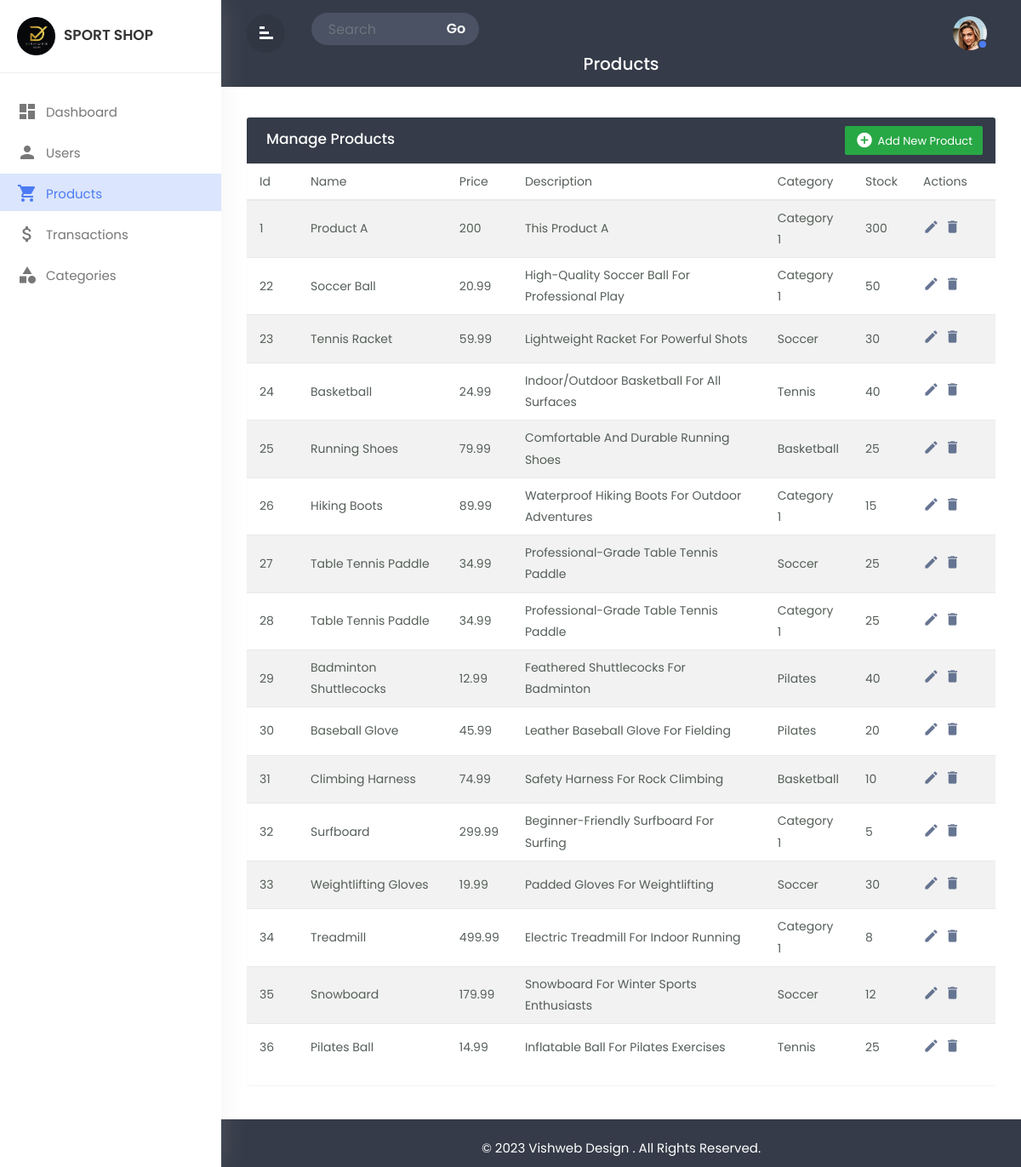
/admin/products.php, run on the app's committed database.
### tables this page shows
CREATE TABLE `products` (
  `id` int(11) NOT NULL,
  `name` varchar(255) DEFAULT NULL,
  `price` float DEFAULT NULL,
  `description` varchar(255) DEFAULT NULL,
  `categoryId` int(11) DEFAULT NULL,
  `stock` int(11) DEFAULT NULL,
  `isDeleted` tinyint(1) NOT NULL DEFAULT 0
);

CREATE TABLE `categorys` (
  `id` int(11) NOT NULL,
  `name` varchar(255) DEFAULT NULL,
  `isDeleted` tinyint(1) NOT NULL DEFAULT 0
);

### backend/dbFiles/constraints.php (called while the page is built)
<?php
class Constraints{
    public static function addForignKey($tableName, $columnName, $referenceTableName, $referenceColumnName){
        $conn =Connect::makeConnection();
        $sql = "ALTER TABLE $tableName ADD FOREIGN KEY ($columnName) REFERENCES $referenceTableName($referenceColumnName)";
        $stmt = $conn->prepare($sql);
        $stmt->execute();
    }
}
?>

### backend/models/product.php (called while the page is built, shortened)
<?php
class Product extends DBParent{
    public function __construct(){
        Constraints::addForignKey("products", "categoryId", "categorys", "id");
    }
}
?>

### backend/models/dbparent.php (called while the page is built, shortened)
<?php
Class DBParent{
    public string $table = "";
    protected $conn;
    function __construct()
    {
        $this->table = strtolower(get_class($this)) . "s";
        $this->conn = Connect::makeConnection();
        $sql = "SELECT * FROM information_schema.tables WHERE table_schema = 'vishweb' AND table_name = '$this->table' LIMIT 1";
        $stmt = $this->conn->prepare($sql);
        $stmt->execute();
        $result = $stmt->fetch(PDO::FETCH_ASSOC);
        if(!$result){
            $sql = "";
            $sql .= "create table if not exists " . $this->table . " (";
            $sql .= "id int auto_increment PRIMARY KEY,";
            foreach($this as $key => $value){
                if($key == "id" || $key == "isDeleted" || $key == "table" || $key == "conn")
                    continue;
                $type = "varchar(255)";
                if(gettype($value) == "integer")
                    $type = "int";
                else if(gettype($value) == "double")
                    $type = "float";
                else if(gettype($value) == "boolean")
                    $type = "boolean";
                else if(gettype($value) == "array")
                    $type = "json";
                $sql .= $key . " " . $type . ",";
            }
            $sql .= "isDeleted boolean not null default false";
            $sql .= ");";
            $stmt = $this->conn->prepare($sql);
            $stmt->execute();
        }
    }
    public function getById($id){
        $sql = "SELECT * FROM " . $this->table . " WHERE id = :id AND isDeleted = 0";
        $stmt = $this->conn->prepare($sql);
        $stmt->bindParam(':id', $id);
        $stmt->execute();
        $result = $stmt->fetch(PDO::FETCH_ASSOC);
        $object = new $this;
        foreach($result as $key => $value){
            if(gettype($object->$key) == "array")
                $object->$key = json_decode($value);
            else
                $object->$key = $value;
        }
        return $object;
    }
    public function getAll(){
        $sql = "SELECT * FROM " . $this->table . " WHERE isDeleted = 0";
        $stmt = $this->conn->prepare($sql);
        $stmt->execute();
        $result = $stmt->fetchAll(PDO::FETCH_ASSOC);
        $objects = array();
        foreach($result as $row){
            $object = new $this;
            foreach($row as $key => $value){
                if(gettype($object->$key) == "array")
                    $object->$key = json_decode($value);
                else
                    $object->$key = $value;
            }
            array_push($objects, $object);
        }
        return $objects;
    }
}
?>

### backend/dbFiles/connection.php (called while the page is built)
<?php
class Connect
{
    private static $serverName = 'localhost';
    private static $username = 'root';
    private static $password = '';
    private static $database = 'ecommerce';
    public static function makeConnection()
    {
        try {
            $conn = new PDO("mysql:host=" . self::$serverName . ";dbname=" . self::$database, self::$username, self::$password);
            $conn->setAttribute(PDO::ATTR_ERRMODE, PDO::ERRMODE_EXCEPTION);
            return $conn;
        } catch (PDOException $e) {
            echo "Connection failed: " . $e->getMessage();
            return null;
        }
    }
}
?>

### admin/products.php (the view, shortened to what this page needs)
<?php
$product = new Product();
$products = $product->getAll();
$category = new Category();
$image = new Image();
?>
<!doctype html>
<html lang="en">
  <head>
        <link rel="stylesheet" href="css/bootstrap.min.css">
        <link rel="stylesheet" href="css/custom.css">
  </head>
  <body>
<div class="wrapper">
	 <div id="sidebar">
	    <div class="sidebar-header">
		   <h3><img src="img/logo.png" class="img-fluid"/><span>Sport Shop</span></h3>
		</div>
		<ul class="list-unstyled component m-0">
		  <li >
		  	<a href="index.php" class="dashboard"><i class="material-icons">dashboard</i>Dashboard </a>
		  </li>
		  <li >
		  	<a href="users.php" class="users"><i class="material-icons">person</i>Users</a>
		  </li>
		  <li class="active">
		  	<a href="products.php" class="products"><i class="material-icons">shopping_cart</i>Products</a>
		  </li>
		  <li>
		  	<a href="transactions.php" class="transactions"><i class="material-icons">attach_money</i>Transactions</a>
		  </li>
		  <li>
		  	<a href="categories.php" class="categories"><i class="material-icons">category</i>Categories</a>
		  </li>
		</ul>
	 </div>
<div id="content">
	<div class="top-navbar">
		<div class="xd-topbar">
			<div class="row">
				<div class="col-2 col-md-1 col-lg-1 order-2 order-md-1 align-self-center">
					<div class="xp-menubar">
						<span class="material-icons text-white">signal_cellular_alt</span>
					</div>
				</div>
				<div class="col-md-5 col-lg-3 order-3 order-md-2">
					<div class="xp-searchbar">
						<form>
							<div class="input-group">
								<input type="search" class="form-control" placeholder="Search">
								<div class="input-group-append">
									<button class="btn" type="submit" id="button-addon2">Go</button>
								</div>
							</div>
						</form>
					</div>
				</div>
				<div class="col-10 col-md-6 col-lg-8 order-1 order-md-3">
					<div class="xp-profilebar text-right">
						<nav class="navbar p-0">
							<ul class="nav navbar-nav flex-row ml-auto">
								<li class="dropdown nav-item">
									<a class="nav-link" href="#" data-toggle="dropdown">
										<img src="img/user.jpg" style="width:40px; border-radius:50%;" />
										<span class="xp-user-live"></span>
									</a>
								</li>
							</ul>
						</nav>
					</div>
				</div>
			</div>
			<div class="xp-breadcrumbbar text-center">
				<h4 class="page-title">Products</h4>
			</div>
		</div>
	</div>
	<div class="main-content">
		<div class="row">
			<div class="col-md-12">
				<div class="table-wrapper">
					<div class="table-title">
						<div class="row">
							<div class="col-sm-6 p-0 flex justify-content-lg-start justify-content-center">
								<h2 class="ml-lg-2">Manage Products</h2>
							</div>
							<div class="col-sm-6 p-0 flex justify-content-lg-end justify-content-center">
								<a href="#addProductModal" class="btn btn-success" data-toggle="modal">
									<i class="material-icons">&#xE147;</i>
									<span>Add New Product</span>
								</a>
							</div>
						</div>
					</div>
					<table class="table table-striped table-hover">
						<thead>
							<tr>
								<th>Id</th>
								<th>Name</th>
								<th>Price</th>
								<th>description</th>
								<th>Category</th>
								<th>Stock</th>
								<th>Actions</th>
							</tr>
						</thead>
						<tbody>
							<?php foreach ($products as $product) { ?>
								<tr>
									<td><?php echo $product->id; ?></td>
									<td><?php echo $product->name; ?></td>
									<td><?php echo $product->price; ?></td>
									<td><?php echo $product->description; ?></td>
									<td><?php echo $category->getById($product->categoryId)->name; ?></td>
									<td><?php echo $product->stock; ?></td>
									<td>
										<a href="#editProductModal" class="edit" data-toggle="modal" onclick='loadUpdateModal(
										<?php
										$images = $image->getByProductId($product->id);
										$product->images = $images;
										echo json_encode($product); ?>)'>
											<i class="material-icons" data-toggle="tooltip" title="Edit">&#xE254;</i>
										</a>
										<a href="#deleteProductModal" class="delete" data-toggle="modal"><i class="material-icons" data-toggle="tooltip" title="Delete" onclick='loadDeleteIdToModal(<?php echo $product->id; ?>)'>&#xE872;</i></a>
									</td>
								</tr>
							<?php } ?>
						</tbody>
					</table>
				</div>
			</div>
		</div>
	</div>
	<footer class="footer">
		<div class="container-fluid">
			<div class="footer-in">
				<p class="mb-0">&copy 2023 Vishweb Design . All Rights Reserved.</p>
			</div>
		</div>
	</footer>
</div>
</body>
</html>

### admin/css/custom.css (style rules this page uses)
body,html { line-height:1.8; font-family:'Poppins',sans-serif; color:#555e58; text-transform:capitalize; font-weight:400; margin:0px; padding:0px; }
.material-icons { font-family: 'Material Icons'; font-weight: normal; font-style: normal; font-size: 24px; display: inline-block; line-height: 1; text-transform: none; letter-spacing: normal; word-wrap: normal; white-space: nowrap; direction: ltr; -webkit-font-smoothing: antialiased; text-rendering: optimizeLegibility; -moz-osx-font-smoothing: grayscale; font-feature-settings: 'liga'; }
p { font-size:15px; margin:12px 0 0; line-height:24px; }
a { color:#333; font-weight:400; }
button { cursor:pointer; }
ul,ol { padding:0px; margin:0px; list-style:none; }
a,a:hover,a:focus { color:#333; text-decoration:none; transition:all 0.3s; }
.wrapper { position:relative; width:100%; overflow:auto; }
#sidebar { position:fixed; height:100%!important; top:0; left:0; bottom:0; z-index:11; width:260px; overflow:auto; transition:all 0.3s; background-color:#fff; box-shadow:0 0 30px 0 rgba(200 200 200 / 20%); }
@media only screen and (min-width:992px) { #content { width:calc(100% - 260px); position:relative; float:right; transition:all 0.3s; } }
#sidebar .sidebar-header { padding:20px; background-color:#fff; border-bottom:1px solid #eee; }
.sidebar-header h3 { color:#333; font-size:17px; margin:0px; text-transform:uppercase; transition:all 0.5s ease; font-weight:600; }
.sidebar-header h3 img { width:45px; margin-right:10px; }
#sidebar ul li { padding:2px 0px; }
#sidebar ul li.active> a { color:#4c7cf3; background-color:#DBE5FD; }
#sidebar ul li.active> a i { color:#4c7cf3; }
#sidebar ul.component { padding:20px 0px; }
#sidebar ul li a { padding:5px 10px 5px 20px; line-height:30px; font-size:15px; position:relative; font-weight:400; display:block; color:#777777; text-transform:capitalize; }
#sidebar ul li a i { position:relative; margin-right:10px; top:6px; }
#content { position:relative; transition:all 0.5s; background-attachment:#f9fafc; }
.top-navbar { width:100%; z-index:9; position:relative; padding:15px 30px; background-color:#353b48; }
.xd-topbar { width:100%; position:relative; }
input[type="search"] { background-color:#4a5263; color:#fff; padding-left:20px; border:none; border-radius:50px 0px 0px 50px; }
.input-group-append { margin-left:-1px; }
.xp-searchbar .btn { background-color:#4a5263; color:#fff; font-weight:600; font-size:16px; border-radius:0 50px 50px 0; padding:4px 15px; }
.xp-breadcrumbbar .page-title { font-size:20px; color:#fff; margin-bottom:0; margin-top:0; }
.main-content { padding:30px 30px 0px 30px; }
.navbar { background-color:#353B48; color:#fff; }
.xp-menubar { border-radius:50%; width:45px; height:45px; line-height:45px; text-align:center; margin-right:20px; border:none; color:#fff; cursor:pointer; background-color:rgba(0,0,0,0.09); }
.xp-menubar span { margin:9px; padding:0px; transform:rotate(90deg); }
.navbar-nav > li > a { color:#fff; }
.navbar-nav li a { position:relative; display:block; padding:4px 10px!important; }
.xp-user-live { position:absolute; bottom:5px; right:9px; width:12px; height:12px; border-radius:50%; border:2px solid #353b48; background-color:#4c7cf3; }
.table-wrapper { background-color: #fff; margin:6px 0px 40px 0px; width: 100%; overflow: auto; border-radius: 3px; box-shadow: 0 1px 1px rgb(0 0 0 / 5%); }
.table-title { background:#353b48; color:#fff; position:sticky; top:0; width:100%; left:0; padding:10px 30px; border-radius:0px 0px 0 0; }
.table-title h2 { margin:5px 0 0; font-size:17px; }
.table-title .btn { color:#fff; float:right; font-size:13px; border:none; min-width:50px; border-radius:2px; border:none; outline:none!important; margin-left:10px; }
.table-title .btn i { float:left; font-size:21px; margin-right:5px; }
.table-title .btn span { float:left; margin-top:2px; }
table.table tr th, table.table tr td { border-color:#e9e9e9; padding:8px 15px; font-size:14px; font-weight: 400; vertical-align:middle; }
table.table tr th:first-child { width:60px; }
table.table tr th:last-child { width:100px; }
table.table td:last-child { opacity:0.9; font-size:22px; margin:0px 5px; }
table.table td a { font-weight:bold; color:#566787; display:inline-block; text-decoration:none; outline:none!important; }
.edit { color:#FFC107; }
.delete { color:#F44336; }
table.table td i { font-size:19px; }
footer { background-color:#353b48; color:#fff; text-align:center; padding:10px 30px; position:relative; width:100%; }

### data on the page
products: id "1", name "Product A", price "200", description "This Product A", categoryId.name "Category 1", stock "300"
products: id "22", name "Soccer Ball", price "20.99", description "High-Quality Soccer Ball For Professional Play", name "Category 1", stock "50"
products: id "23", name "Tennis Racket", price "59.99", description "Lightweight Racket For Powerful Shots", categoryId.name "Soccer", stock "30"
products: id "24", name "Basketball", price "24.99", description "Indoor/Outdoor Basketball For All Surfaces", categoryId.name "Tennis", stock "40"
products: id "25", name "Running Shoes", price "79.99", description "Comfortable And Durable Running Shoes", categoryId.name "Basketball", stock "25"
products: id "26", name "Hiking Boots", price "89.99", description "Waterproof Hiking Boots For Outdoor Adventures", name "Category 1", stock "15"
products: id "27", name "Table Tennis Paddle", price "34.99", description "Professional-Grade Table Tennis Paddle", name "Soccer", stock "25"
products: id "28", name "Table Tennis Paddle", price "34.99", description "Professional-Grade Table Tennis Paddle", name "Category 1", stock "25"
products: id "29", name "Badminton Shuttlecocks", price "12.99", description "Feathered Shuttlecocks For Badminton", categoryId.name "Pilates", stock "40"
products: id "30", name "Baseball Glove", price "45.99", description "Leather Baseball Glove For Fielding", name "Pilates", stock "20"
products: id "31", name "Climbing Harness", price "74.99", description "Safety Harness For Rock Climbing", name "Basketball", stock "10"
products: id "32", name "Surfboard", price "299.99", description "Beginner-Friendly Surfboard For Surfing", name "Category 1", stock "5"
products: id "33", name "Weightlifting Gloves", price "19.99", description "Padded Gloves For Weightlifting", name "Soccer", stock "30"
products: id "34", name "Treadmill", price "499.99", description "Electric Treadmill For Indoor Running", name "Category 1", stock "8"
products: id "35", name "Snowboard", price "179.99", description "Snowboard For Winter Sports Enthusiasts", name "Soccer", stock "12"
products: id "36", name "Pilates Ball", price "14.99", description "Inflatable Ball For Pilates Exercises", name "Tennis", stock "25"
